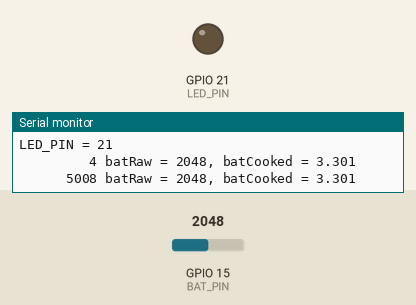
Bench run of a sketch on a simulated ESP32. Parts: output pins drawn as LEDs (lit = HIGH), the last lines printed to the serial monitor. Inputs (shaded band) come from the test bench; at power-on: GPIO 15 (BAT_PIN) = 2048.

Above: at 5.8 s.
5.9 s: GPIO 15 (BAT_PIN) set to 1060
At 10.4 s:
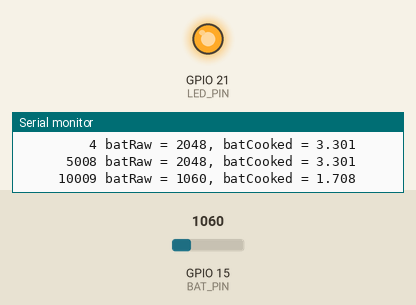
16.5 s: GPIO 15 (BAT_PIN) set to 963
Timing chart, 0 to 32.0 s (numbered marks = the images above; inputs shaded):
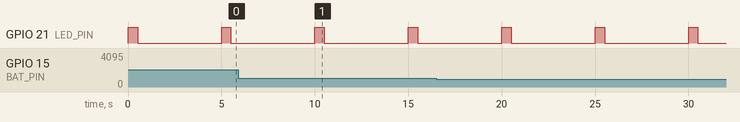

Measured:
- by itself, GPIO 21 (LED_PIN): alternates HIGH for 0.50 s and LOW for 4.5 s

The sketch:

Bat_Check_ESP32.ino
```cpp
// Column locations.
//3456789012345678901234567890123456789012345678901234567890123456789012345678901234567890123456
//       1         2         3         4         5         6         7         8         9     9
//

const byte            VER_MAJOR     =                1; // Major version.
const byte            VER_MINOR     =                1; // Minor version.
const int             BAT_PIN       =              A13; // Battery Voltage / 2.
const float           CPU_VOLTS     =              3.3; // ADC Reference Voltage.
const int             ADC_MAX       =             4095; // Maximum ADC value.
const int             LED_PIN       =               21;

int                   batRaw        =                0; // Raw battery Voltage / 2.
float                 batCooked     =              0.0; // Calculated battery Voltage.

void setup()
{
  Serial.begin(115200);

  Serial.printf(PSTR("Starting Bat_Check_ESP32 version %d.%d, Build date %s %s\n"),
                                                                          VER_MAJOR,
                                                                          VER_MINOR,
                                                                          __DATE__,
                                                                          __TIME__);
  Serial.printf(PSTR("File %s\n__LINE__ %d\n"), __FILE__, __LINE__);

  pinMode(LED_PIN, OUTPUT);
  Serial.printf(PSTR("LED_PIN = %d\n"), LED_PIN);
}

void loop()
{
  batRaw = analogRead(BAT_PIN);
  //batCooked = float( (ADC_MAX / batRaw) * 2) / CPU_VOLTS;
  batCooked = (float(batRaw * 2) / float(ADC_MAX)) * CPU_VOLTS;
  Serial.printf(PSTR("%10lu batRaw = %4d, batCooked = %5.3f\n"), millis(), batRaw, batCooked);

  digitalWrite(LED_PIN, HIGH);
  delay(500);
  digitalWrite(LED_PIN, LOW);
  delay(4500);
}
```
